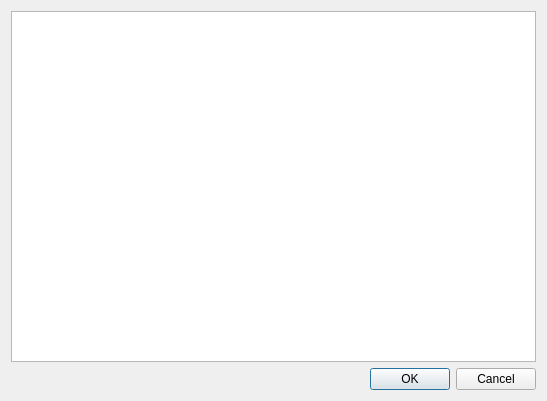
<?xml version="1.0" encoding="UTF-8"?>
<ui version="4.0">
 <class>Dialog</class>
 <widget class="QDialog" name="Dialog">
  <property name="windowModality">
   <enum>Qt::ApplicationModal</enum>
  </property>
  <property name="geometry">
   <rect>
    <x>0</x>
    <y>0</y>
    <width>547</width>
    <height>401</height>
   </rect>
  </property>
  <property name="windowTitle">
   <string>Цели</string>
  </property>
  <layout class="QGridLayout" name="gridLayout">
   <item row="1" column="0">
    <widget class="QDialogButtonBox" name="buttonBox">
     <property name="orientation">
      <enum>Qt::Horizontal</enum>
     </property>
     <property name="standardButtons">
      <set>QDialogButtonBox::Cancel|QDialogButtonBox::Ok</set>
     </property>
    </widget>
   </item>
   <item row="0" column="0">
    <widget class="QTableView" name="tableView">
     <property name="contextMenuPolicy">
      <enum>Qt::ActionsContextMenu</enum>
     </property>
     <property name="alternatingRowColors">
      <bool>true</bool>
     </property>
     <property name="selectionBehavior">
      <enum>QAbstractItemView::SelectRows</enum>
     </property>
     <property name="sortingEnabled">
      <bool>true</bool>
     </property>
     <attribute name="horizontalHeaderStretchLastSection">
      <bool>true</bool>
     </attribute>
     <attribute name="verticalHeaderVisible">
      <bool>false</bool>
     </attribute>
    </widget>
   </item>
  </layout>
  <action name="actionInsert">
   <property name="icon">
    <iconset>
     <normaloff>add.png</normaloff>add.png</iconset>
   </property>
   <property name="text">
    <string>Добавить</string>
   </property>
  </action>
  <action name="actionDelete">
   <property name="icon">
    <iconset>
     <normaloff>delete.png</normaloff>delete.png</iconset>
   </property>
   <property name="text">
    <string>Удалить</string>
   </property>
  </action>
  <action name="actionReset">
   <property name="icon">
    <iconset>
     <normaloff>update.png</normaloff>update.png</iconset>
   </property>
   <property name="text">
    <string>Сбросить цели</string>
   </property>
  </action>
 </widget>
 <resources/>
 <connections>
  <connection>
   <sender>buttonBox</sender>
   <signal>accepted()</signal>
   <receiver>Dialog</receiver>
   <slot>accept()</slot>
   <hints>
    <hint type="sourcelabel">
     <x>247</x>
     <y>391</y>
    </hint>
    <hint type="destinationlabel">
     <x>157</x>
     <y>274</y>
    </hint>
   </hints>
  </connection>
  <connection>
   <sender>buttonBox</sender>
   <signal>rejected()</signal>
   <receiver>Dialog</receiver>
   <slot>reject()</slot>
   <hints>
    <hint type="sourcelabel">
     <x>315</x>
     <y>391</y>
    </hint>
    <hint type="destinationlabel">
     <x>286</x>
     <y>274</y>
    </hint>
   </hints>
  </connection>
 </connections>
</ui>
